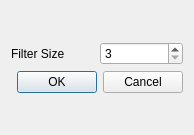
<?xml version="1.0" encoding="UTF-8"?>
<ui version="4.0">
 <class>DialogMedianFilter</class>
 <widget class="QDialog" name="DialogMedianFilter">
  <property name="geometry">
   <rect>
    <x>0</x>
    <y>0</y>
    <width>194</width>
    <height>135</height>
   </rect>
  </property>
  <property name="windowTitle">
   <string>Median Filter Setting</string>
  </property>
  <layout class="QVBoxLayout" name="verticalLayout">
   <item>
    <layout class="QGridLayout" name="gridLayout">
     <item row="0" column="0">
      <widget class="QLabel" name="label">
       <property name="text">
        <string>Filter Size</string>
       </property>
      </widget>
     </item>
     <item row="0" column="1">
      <widget class="QSpinBox" name="spinBoxFilterSize">
       <property name="minimum">
        <number>3</number>
       </property>
       <property name="maximum">
        <number>11</number>
       </property>
       <property name="singleStep">
        <number>2</number>
       </property>
      </widget>
     </item>
     <item row="1" column="0" colspan="2">
      <widget class="QDialogButtonBox" name="buttonBox">
       <property name="orientation">
        <enum>Qt::Horizontal</enum>
       </property>
       <property name="standardButtons">
        <set>QDialogButtonBox::Cancel|QDialogButtonBox::Ok</set>
       </property>
      </widget>
     </item>
    </layout>
   </item>
  </layout>
 </widget>
 <resources/>
 <connections>
  <connection>
   <sender>buttonBox</sender>
   <signal>accepted()</signal>
   <receiver>DialogMedianFilter</receiver>
   <slot>accept()</slot>
   <hints>
    <hint type="sourcelabel">
     <x>248</x>
     <y>254</y>
    </hint>
    <hint type="destinationlabel">
     <x>157</x>
     <y>274</y>
    </hint>
   </hints>
  </connection>
  <connection>
   <sender>buttonBox</sender>
   <signal>rejected()</signal>
   <receiver>DialogMedianFilter</receiver>
   <slot>reject()</slot>
   <hints>
    <hint type="sourcelabel">
     <x>316</x>
     <y>260</y>
    </hint>
    <hint type="destinationlabel">
     <x>286</x>
     <y>274</y>
    </hint>
   </hints>
  </connection>
 </connections>
</ui>
